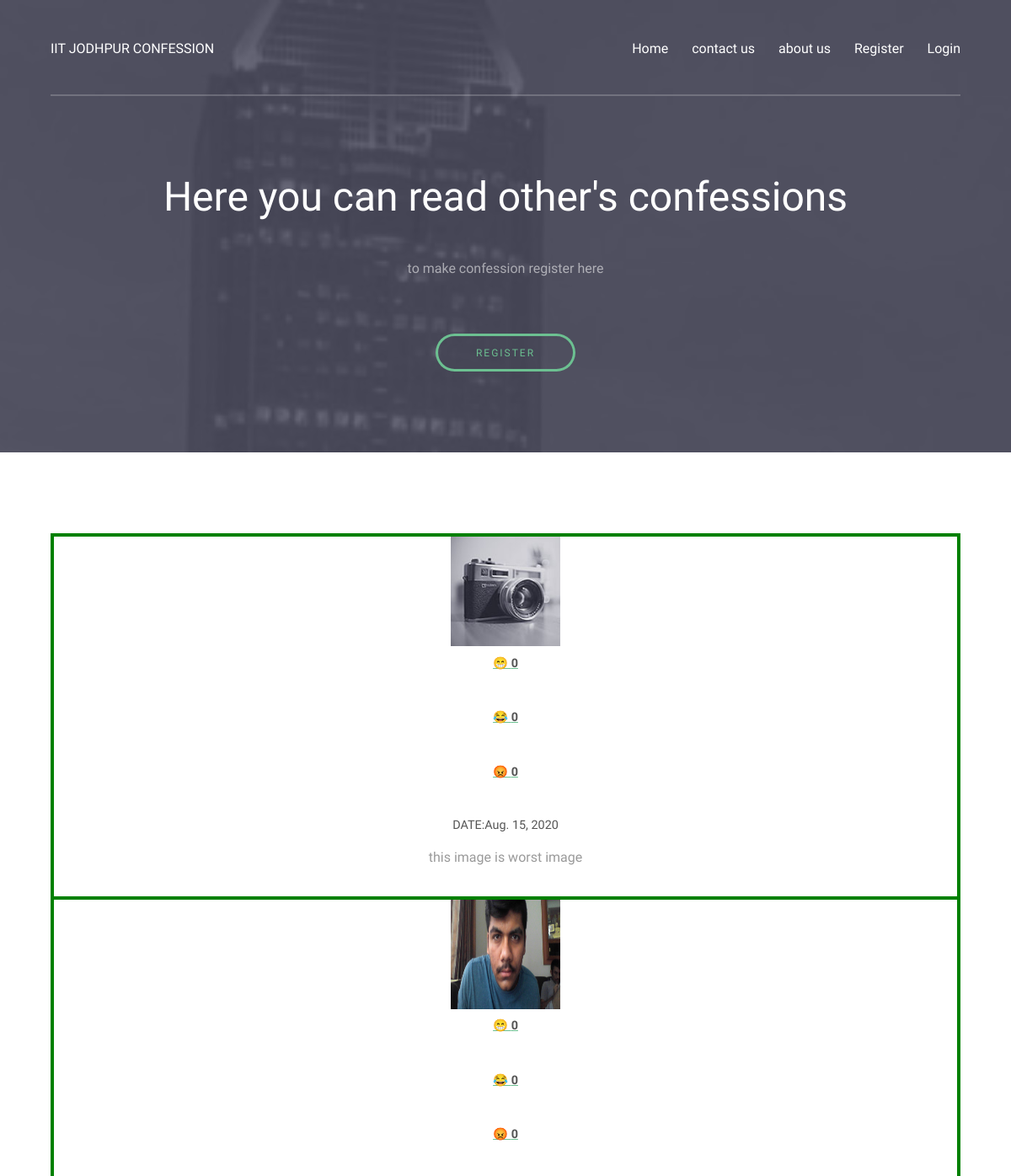
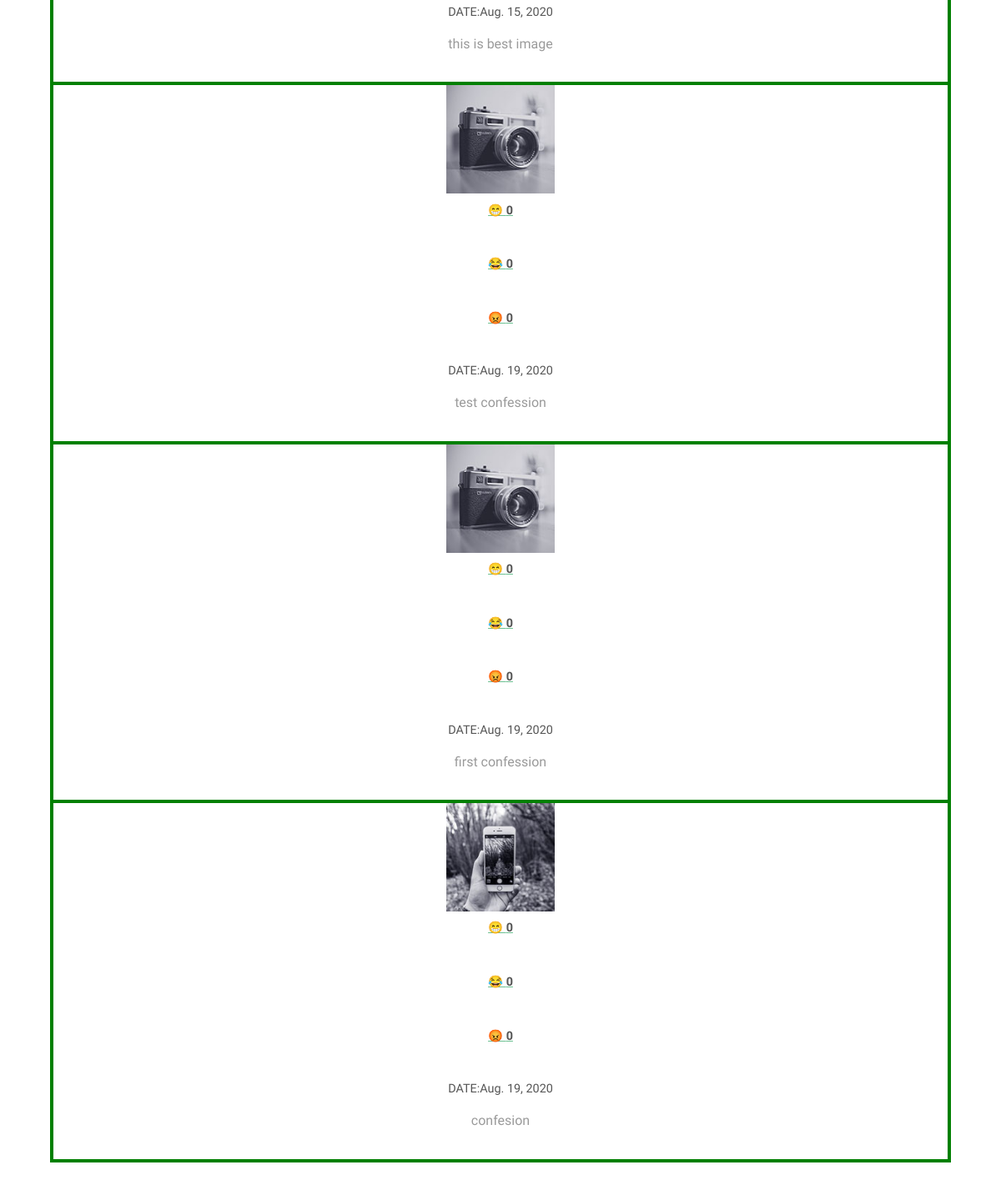
Page /postpage/ on the earlier database version (2 pictures, top to bottom).
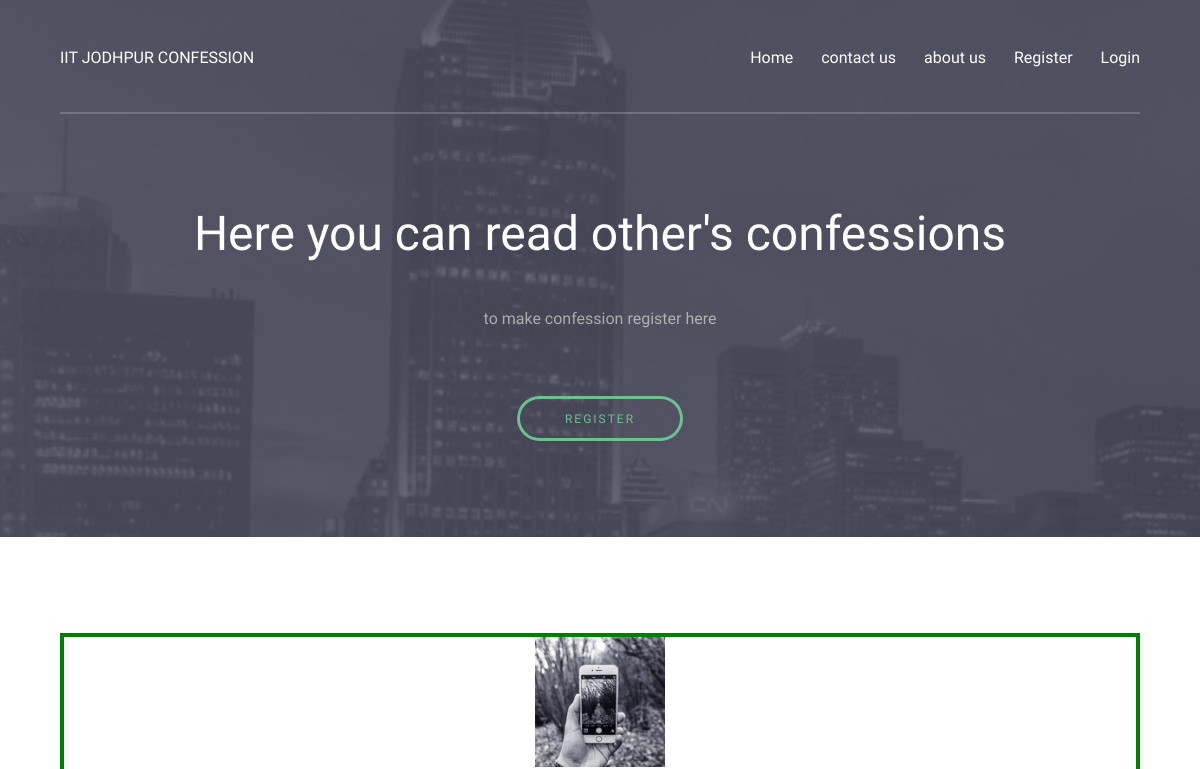
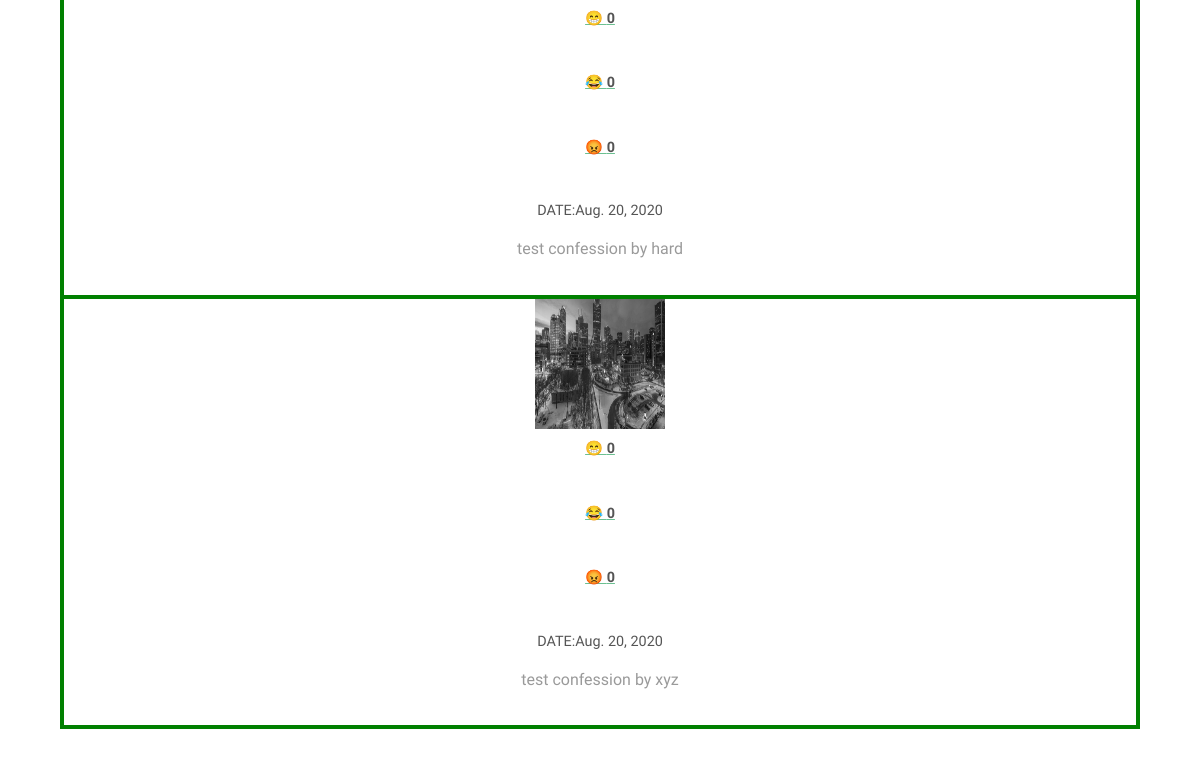
Same page on the later database version (2 pictures, top to bottom).
### confessionapp/models.py (models this page shows)
class conf(models.Model):
    email = models.EmailField(default="example@gmail.com")
    image = models.ImageField(upload_to='images/',null=True)
    desc = models.TextField(null=True)
    noofwows = models.IntegerField(null=True)
    noofangrey = models.IntegerField(null=True)
    noofhaha = models.IntegerField(null=True)
    currentdate= models.DateField(default=timezone.now)

### confessionapp/views.py (the view)
# urls.py: path('postpage/', views.postpage, name='postpage'),
def postpage(request):
    confession=conf.objects.all()
    data= {'confession':confession}
    return render(request, 'postpage.html', data)

### templates/postpage.html (shortened to what this page needs)
{% load static %}
<!DOCTYPE HTML>
<html>
	<head>
		<link rel="stylesheet" href="{% static 'assets/css/main.css' %}" />
	</head>
	<body>
			<header id="header">
				<div class="inner">
					<a href="/" class="logo">IIT JODHPUR CONFESSION</a>
					<nav id="nav">
						<a href="/">Home</a>
						<a href="/contactus/">contact us</a>
						<a href="/aboutus/">about us</a>
						{% if user.is_authenticated %}
							Hello, {{user.username}}
							<a href="/postpage/">postpage</a>
							<a href="/creatpost/">Creat Post</a>
							<a href="/profilepage/">profile</a>
							<a href="/accounts/logout">Logout</a>
						{% else %}
							<a href="/accounts/register/">Register</a>
							<a href="/accounts/login/">Login</a>
						{% endif %}
					</nav>
				</div>
			</header>
			<section id="banner">
				<div class="inner">
					<header>
						<h1>Here you can read other's confessions</h1>
					</header>
					<div class="flex ">
						<div>
							<p>to make confession register here</p>
						</div>
					</div>
					<footer>
                        {% if user.is_authenticated %}
						<a href="/creatpost/" class="button">Make confession</a>
                        {% else %}
						<a href="/accounts/register" class="button">Register</a>
                        {% endif %}
                    </footer>
				</div>
			</section>
			<section id="three" class="wrapper align-center">
				<div class="inner" style="border:2px solid green">
                    {% for i in confession %}
                        		<article style="border:2px solid green">
        							<img src="/media/{{i.image}}" height="130" width="130" >
									<a href="/postpage/wow/{{i.pk}}">
                           			<label for="wows">&#x1F601; {{i.noofwows}}</label><br>
                            		</a>
									<a href="/postpage/haha/{{i.pk}}">
                            		<label for="haha">&#128514; {{i.noofhaha}}</label><br>
                            		</a>
									<a href="/postpage/angrey/{{i.pk}}">
                            		<label for="angrey">&#128545; {{i.noofangrey}}</label><br>
									</a>
							        <header>
								        <h5>DATE:{{i.currentdate}}</h5>
							        </header>
							        <p>{{i.desc}}</p>
						        </article>
                            {% endfor %}
				</div>
			</section>
	</body>
</html>

Differences in the rows shown:
removed conf: image (picture), noofwows "0", noofhaha "0", noofangrey "0", currentdate "Aug. 19, 2020", desc "test confession"
removed conf: image (picture), noofwows "0", noofhaha "0", noofangrey "0", currentdate "Aug. 19, 2020", desc "first confession"
removed conf: image (picture), noofwows "0", noofhaha "0", noofangrey "0", currentdate "Aug. 19, 2020", desc "confesion"
changed conf: image: a different picture; currentdate "Aug. 15, 2020" → "Aug. 20, 2020"; desc "this image is worst image" → "test confession by hard"
changed conf: image: a different picture; currentdate "Aug. 15, 2020" → "Aug. 20, 2020"; desc "this is best image" → "test confession by xyz"
